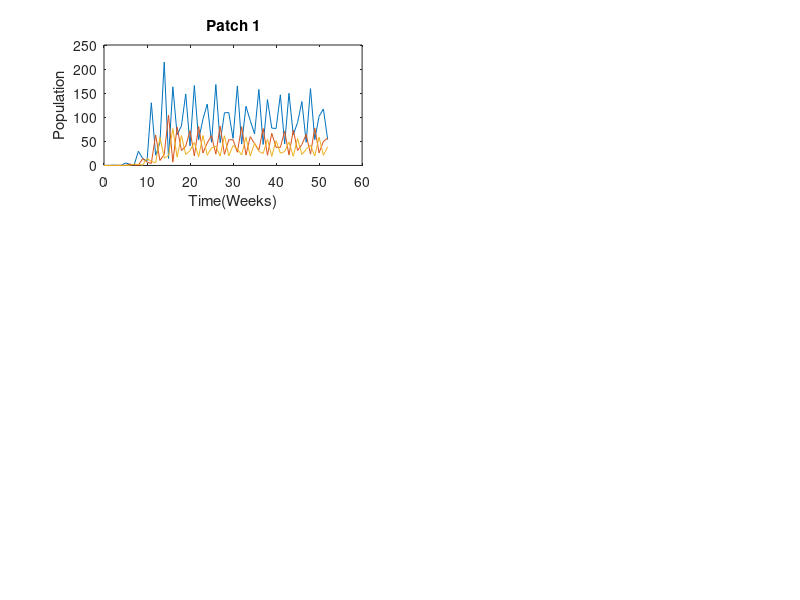

MATLAB code for this plot: (Note: this script raises an error after producing the figure.)
%5-Cup Dispersal w/ LPA Model
%5th cup connects all 4 cups, making an X shape

b = 11.68;
mu_a = 0.8;
mu_l = 0.5129;
c_ea = 0.0110;
c_el = 0.0110;
c_pa = 0.0178;
gamma1 = 0.001; % chance of adult leaving cup 1
gamma2 = 0.001; % chance of adult leaving cup 2
gamma3 = 0.001; % chance of adult leaving cup 3
gamma4 = 0.001; % chance of adult leaving cup 4
gamma5 = 0.001; % chance of adult leaving cup 5

MaxT = 52;

DF = zeros(MaxT+1,4)
DF(:,1) = 0:MaxT
DF(1,:) = [0, 0, 0, 0]
DF2 = zeros(MaxT+1,4)
DF2(:,1) = 0:MaxT
DF2(1,:) = [0, 0, 0, 0]
DF3 = zeros(MaxT+1,4)
DF3(:,1) = 0:MaxT
DF3(1,:) = [0, 0, 0, 0]
DF4 = zeros(MaxT+1,4)
DF4(:,1) = 0:MaxT
DF4(1,:) = [0, 0, 0, 0]
DF5 = zeros(MaxT+1,4)
DF5(:, 1) = 0:MaxT
DF5(1,:) = [0, 0, 0, 50]


for i = 2:MaxT+1
    
    DF(i,2)= b*DF(i-1,4)*exp(-c_ea*DF(i-1,4)-c_el*DF(i-1,2));
    DF(i,3)= (1-mu_l)*DF(i-1,2);
    DF(i,4) = DF(i-1,3)*exp(-c_pa*DF(i-1,4))+(1-mu_a)*(1-gamma1)*DF(i-1,4)+ gamma5*DF5(i-1,4);
    
    DF2(i,2)= b*DF2(i-1,4)*exp(-c_ea*DF2(i-1,4)-c_el*DF2(i-1,2));
    DF2(i,3)= (1-mu_l)*DF2(i-1,2);
    DF2(i,4) = DF2(i-1,3)*exp(-c_pa*DF2(i-1,4))+(1-mu_a)*(1-gamma2)*DF2(i-1,4)+ gamma5*DF5(i-1,4);
    
    DF3(i,2)= b*DF3(i-1,4)*exp(-c_ea*DF3(i-1,4)-c_el*DF3(i-1,2));
    DF3(i,3)= (1-mu_l)*DF3(i-1,2);
    DF3(i,4) = DF3(i-1,3)*exp(-c_pa*DF3(i-1,4))+(1-mu_a)*(1-gamma3)*DF3(i-1,4)+ gamma5*DF5(i-1,4);
    
    DF4(i,2)= b*DF4(i-1,4)*exp(-c_ea*DF4(i-1,4)-c_el*DF4(i-1,2));
    DF4(i,3)= (1-mu_l)*DF4(i-1,2);
    DF4(i,4) = DF4(i-1,3)*exp(-c_pa*DF4(i-1,4))+(1-mu_a)*(1-gamma4)*DF4(i-1,4)+ gamma5*DF5(i-1,4);

    DF5(i,2)= b*DF5(i-1,4)*exp(-c_ea*DF5(i-1,4)-c_el*DF5(i-1,2));
    DF5(i,3)= (1-mu_l)*DF5(i-1,2);
    DF5(i,4) = DF5(i-1,3)*exp(-c_pa*DF5(i-1,4))+(1-mu_a)*(1-gamma5)*DF5(i-1,4)+ gamma1*DF(i-1,4)+ gamma2*DF2(i-1,4)+ gamma3*DF3(i-1,4)+ gamma4*DF4(i-1,4);

end

subplot(3,2,1);
x1 = DF(:,1);
y1 = DF(:,2:4);
plot(x1,y1)
title('Patch 1')
xlabel('Time(Weeks)')
ylabel('Population')
ax = gca;
comm.ax = ax.YLim;

subplot(3,2,2); 
x2 = DF2(:,1);
y2 = DF2(:,2:4);
plot(x2,y2)
title('Patch 2')
ax = gca;
ax.YLim = comm.ax;

subplot(3,2,3);
x3 = DF3(:,1);
y3 = DF3(:,2:4);
plot(x3,y3)
title('Patch 3')
ax = gca;
ax.YLim = comm.ax;

subplot(3,2,4); 
x4 = DF4(:,1);
y4 = DF4(:,2:4);
plot(x4,y4)
title('Patch 4')
ax = gca;
ax.YLim = comm.ax;

subplot(3,2,5); 
x5 = DF5(:,1);
y5 = DF5(:,2:4);
plot(x5,y5)
title('Patch 5')
ax = gca;
ax.YLim = comm.ax;

fig = gcf;
lgnd = legend('Larvae','Pupae','Adults')
lgnd.Position(1) = 0.65;
lgnd.Position(2) = 0.2;